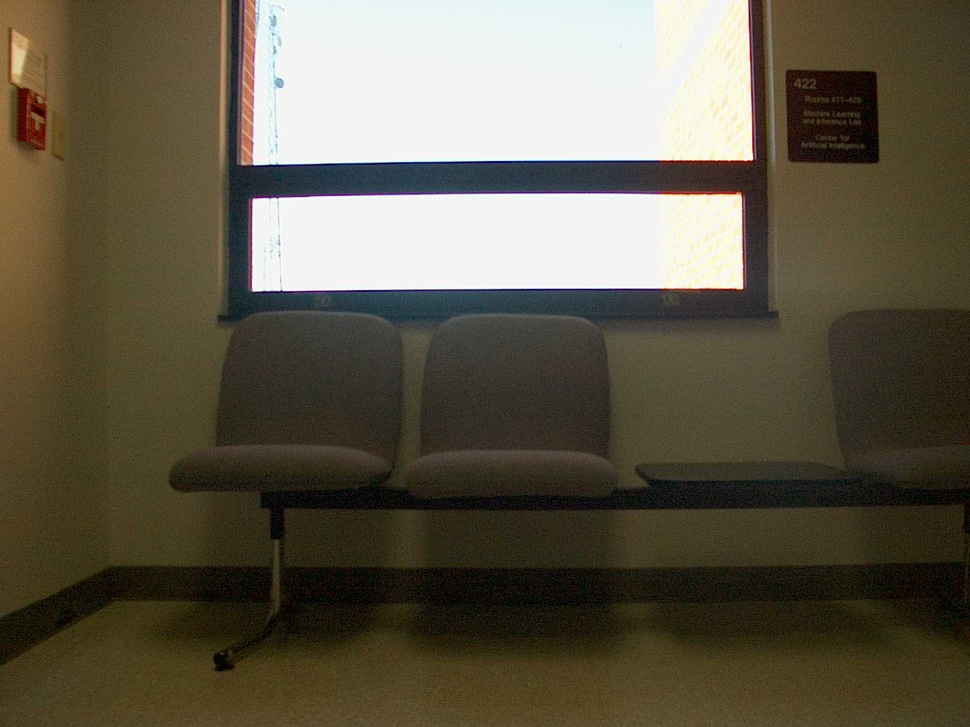
#> input picture hw3_cs682_smansur4/ST2MainHall4/ST2MainHall4001.jpg, 970 x 727 px, shrunk from 1600 x 1200 before the run; its folder holds only this picture in this run
$ python prob12345.py
#> lines starting #> are read from the running program, lines starting #| are printed output that depends on the picture; after the words box and inside, x2 and y2 are one past the last pixel; in counts of white or black regions, pixels touching at a corner belong together
import numpy as np
import cv2 as cv
from matplotlib import pyplot as plt
import glob

np.seterr(divide='ignore', invalid='ignore')

def compute_canny_gradients_hog(files):
    hogs_gray = []
    hogs_color = []
    for file in files:
            print(file)
            #------------------FILE read---------------------------------------
            # read color image
            img_color = cv.imread(file)
#> img_color is the input picture: shape (727, 970, 3); mean B, G, R 73.1, 89.9, 96.7
            # convert to gray image
            img_gray = cv.cvtColor(img_color, cv.COLOR_BGR2GRAY)
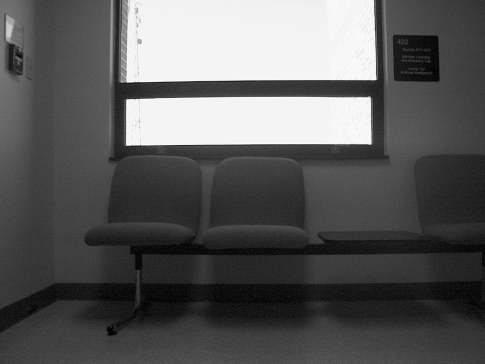
#> img_gray: shape (727, 970) (shown at 1/2 size); min 0, max 255, mean 90

            #-------------------------------------------------------------------
            # --------------------------------GRAY------------------------------
            #-------------------------------------------------------------------
            # canny edge detection for gray image
            edges_gray = cv.Canny(img_gray,100,200)
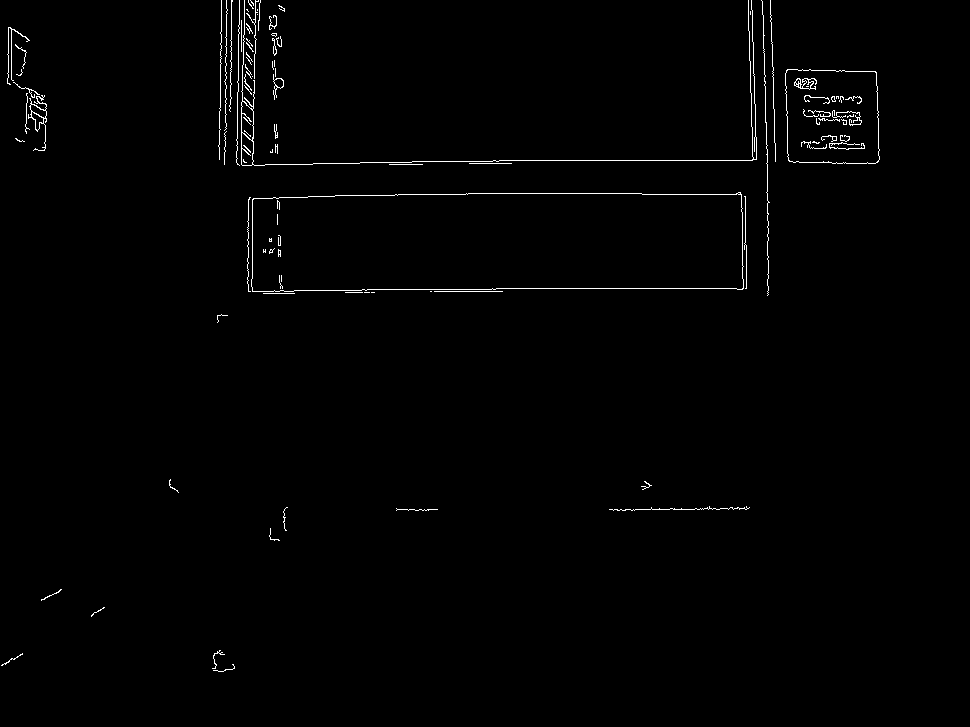
#> edges_gray: shape (727, 970); 0.94% white in thin lines or dots, all inside (x1, y1, x2, y2) = (1, 0, 880, 672)

            # gradients for gray image
            sobelx = cv.Sobel(img_gray,cv.CV_32F,1,0,ksize=5)
            sobely = cv.Sobel(img_gray,cv.CV_32F,0,1,ksize=5)
            mag, angle = cv.cartToPolar(sobelx, sobely, angleInDegrees=True)
            angle_scaled_down = np.rint(angle/10)

            # histogram of gradients
            hist, bins = np.histogram(angle_scaled_down, bins=37)
#> hist = 37 values, max 87360 at index 0, min 9362 at index 36, mean 19059.2; bins = 38 values from 0 to 36

            # append in hog list
            hogs_gray.append(hist)

            #-------------------------------------------------------------------
            # --------------------------------COLOR-----------------------------
            #-------------------------------------------------------------------
            # canny edge detection for color image
            edges_color = cv.Canny(img_color,100,200)
#> edges_color: shape (727, 970); 1.1% white in thin lines or dots, all inside (x1, y1, x2, y2) = (0, 0, 930, 672)

            # gradients for color image
            sobelx = cv.Sobel(img_color,cv.CV_32F,1,0,ksize=5)
#> sobelx: shape (727, 970, 3) float32
            sobely = cv.Sobel(img_color,cv.CV_32F,0,1,ksize=5)
#> sobely: shape (727, 970, 3) float32
            mag, angle = cv.cartToPolar(sobelx, sobely, angleInDegrees=True)
#> mag: shape (727, 970, 3) float32
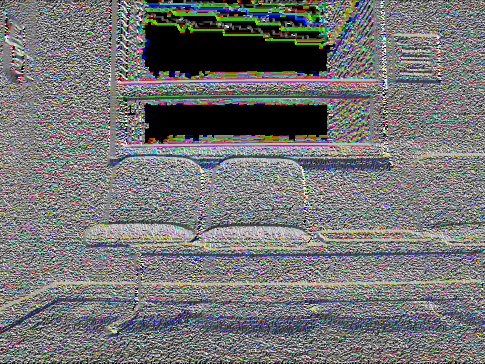
#> angle: shape (727, 970, 3) float32 (shown at 1/2 size); mean B, G, R 163.9, 164, 162.7; drawn with min black and max white

            # splitting & combining 3 channels
            b_x = sobelx[:,:,0]
            g_x = sobelx[:,:,1]
            r_x = sobelx[:,:,2]
            b_y = sobely[:,:,0]
            g_y = sobely[:,:,1]
            r_y = sobely[:,:,2]
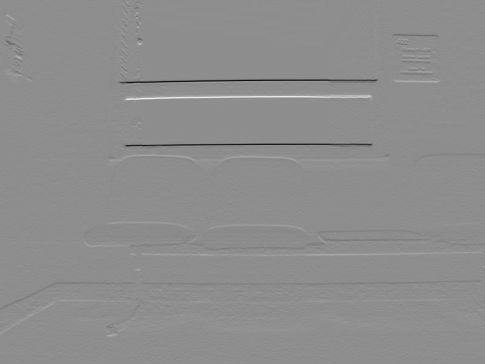
#> r_y: shape (727, 970) float32 (shown at 1/2 size); min -11120, max 8877, mean -13.5; drawn with min black and max white
            bgr_x = b_x + g_x + r_x
            bgr_y = b_y + g_y + r_y
            bgr_angle_degree = (np.arctan2(bgr_y, bgr_x) * 180 / np.pi) + 360
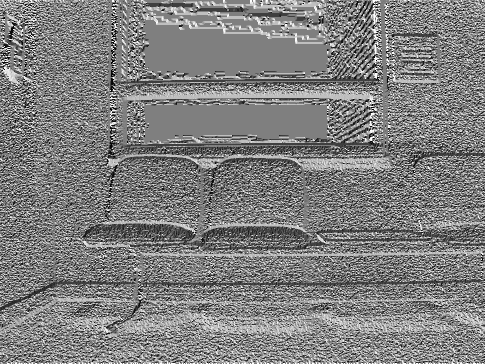
#> bgr_angle_degree: shape (727, 970) float32 (shown at 1/2 size); min 180, max 540, mean 360.4; drawn with min black and max white
            bgr_angle_final = np.rint((bgr_angle_degree % 360)/10)
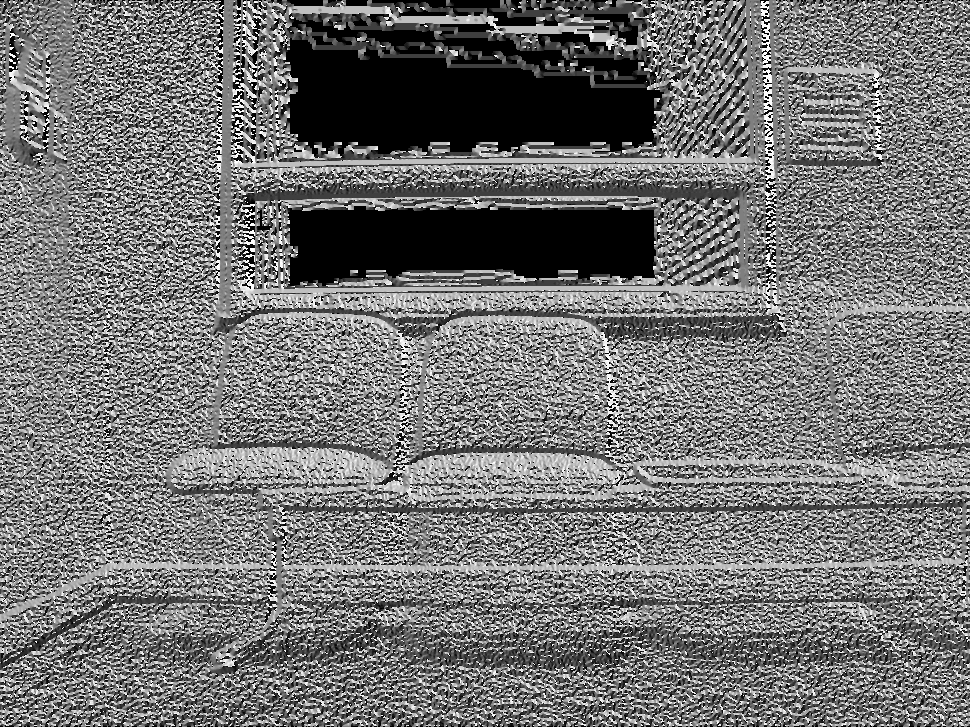
#> bgr_angle_final: shape (727, 970) float32; min 0, max 36, mean 16.3; drawn with min black and max white
            #print(bgr_angle_final)
            #print(bgr_angle_final.min())
            #print(bgr_angle_final.max())

            # histogram of gradients
            hist, bins = np.histogram(bgr_angle_final, bins=37)
#> hist = 37 values, max 72392 at index 0, min 9392 at index 36, mean 19059.2

            # append in hog list
            hogs_color.append(hist)

    return {"hogs_gray": hogs_gray, "hogs_color": hogs_color}
    #return hogs_color

def histogram_intersection(h1, h2):
    intersection_val = np.true_divide(np.sum(np.minimum(h1,h2)), np.sum(np.maximum(h1,h2)))
    return intersection_val

def histogram_chi2(h1, h2):
    chi2_val = np.nansum(np.true_divide(np.square(np.subtract(h1, h2)), np.add(h1, h2)))
    return chi2_val

# [9 lines left out: function plot, not called in this run]

def main():
    # lists for color hlistograms & chi square
    hist_intersect_color_1 = []
    hist_intersect_color_2 = []
    chi2_color_1 = []
    chi2_color_2 = []

    # lists for gray hlistograms & chi square
    hist_intersect_gray_1 = []
    hist_intersect_gray_2 = []
    chi2_gray_1 = []
    chi2_gray_2 = []

    files = [file for file in glob.glob("ST2MainHall4/" + "*")]
    files.sort()

    print("computing canny edge, image gradients & histogram of gradients for both color & gray images ... ")
    h = compute_canny_gradients_hog(files)
#> h = 2 items
    hogs_color = h["hogs_color"]
#> hogs_color = 1 item
    hogs_gray = h["hogs_gray"]
#> hogs_gray = 1 item
    print("computing histogram intersection & chi square measure ...")
    for i in range(0,99):
        for j in range(0,99):
            hist_intersect_color_2.append(histogram_intersection(hogs_color[i],hogs_color[j]))
            chi2_color_2.append(histogram_chi2(hogs_color[i],hogs_color[j]))
            hist_intersect_gray_2.append(histogram_intersection(hogs_gray[i],hogs_gray[j]))
            chi2_gray_2.append(histogram_chi2(hogs_gray[i],hogs_gray[j]))

        hist_intersect_color_1.append(hist_intersect_color_2)
        chi2_color_1.append(chi2_color_2)
        hist_intersect_gray_1.append(hist_intersect_gray_2)
        chi2_gray_1.append(chi2_gray_2)

        hist_intersect_color_2 = []
        chi2_color_2 = []
        hist_intersect_gray_2 = []
        chi2_gray_2 = []
#> this loop made 1 pass
#> after the loop, chi2_color_1 = []; chi2_gray_1 = []; hist_intersect_color_1 = []; hist_intersect_gray_1 = []

    hist_intersection_color = np.array(hist_intersect_color_1)
    chi_square_color = np.array(chi2_color_1)
    hist_intersection_gray = np.array(hist_intersect_gray_1)
    chi_square_gray = np.array(chi2_gray_1)

    '''
    # scaling
    g_max = 255
    hist_intersection_color_scaled = g_max * hist_intersection_color
    chi_square_color_scaled = g_max * (chi_square_color/max(chi_square_color.ravel()))

    plot(plt, hist_intersection_color_scaled, "Histogram intersection")
    plot(plt, chi_square_color_scaled, "Chi-squared measure")
    '''

    plot(plt, hist_intersection_color, "Histogram intersection: Color Images")
    plot(plt, chi_square_color, "Chi-squared measure: Color Images")
    plot(plt, hist_intersection_gray, "Histogram intersection: Gray Images")
    plot(plt, chi_square_gray, "Chi-squared measure: Gray Images")

#> (the run stopped early here; a loop or call above may not have finished)

$ run again, on hw3_cs682_smansur4/ST2MainHall4/ST2MainHall4008.jpg
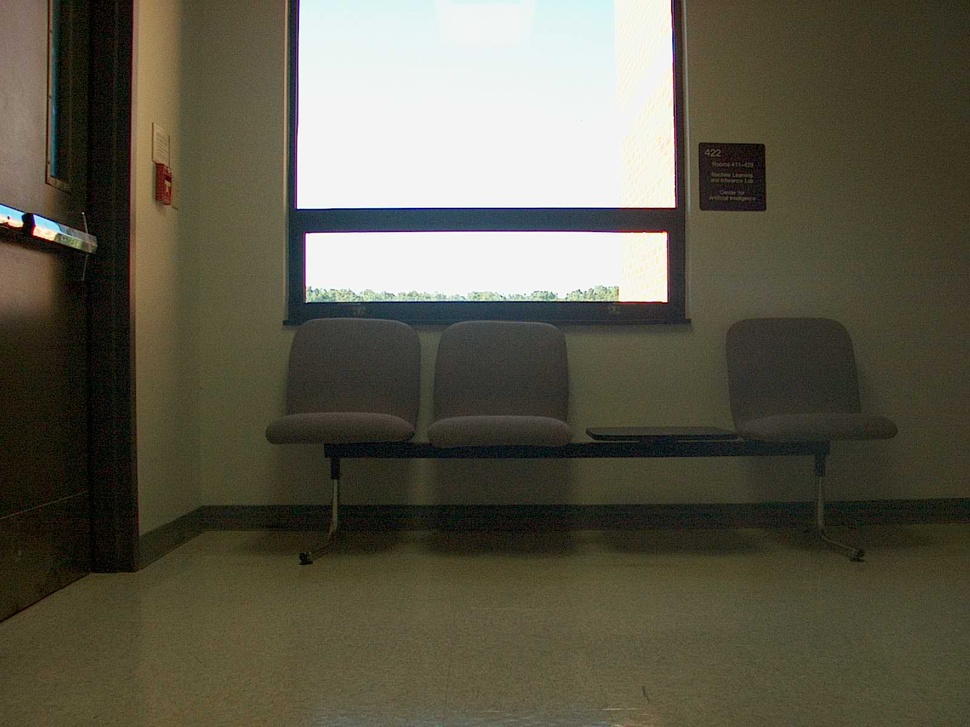
#> input picture hw3_cs682_smansur4/ST2MainHall4/ST2MainHall4008.jpg, 970 x 727 px, shrunk from 1600 x 1200 before the run
#> in compute_canny_gradients_hog, img_color is the input picture: shape (727, 970, 3); mean B, G, R 74.4, 89.9, 93.1
#> in compute_canny_gradients_hog, `edges_gray = cv.Canny(img_gray,100,200)`:
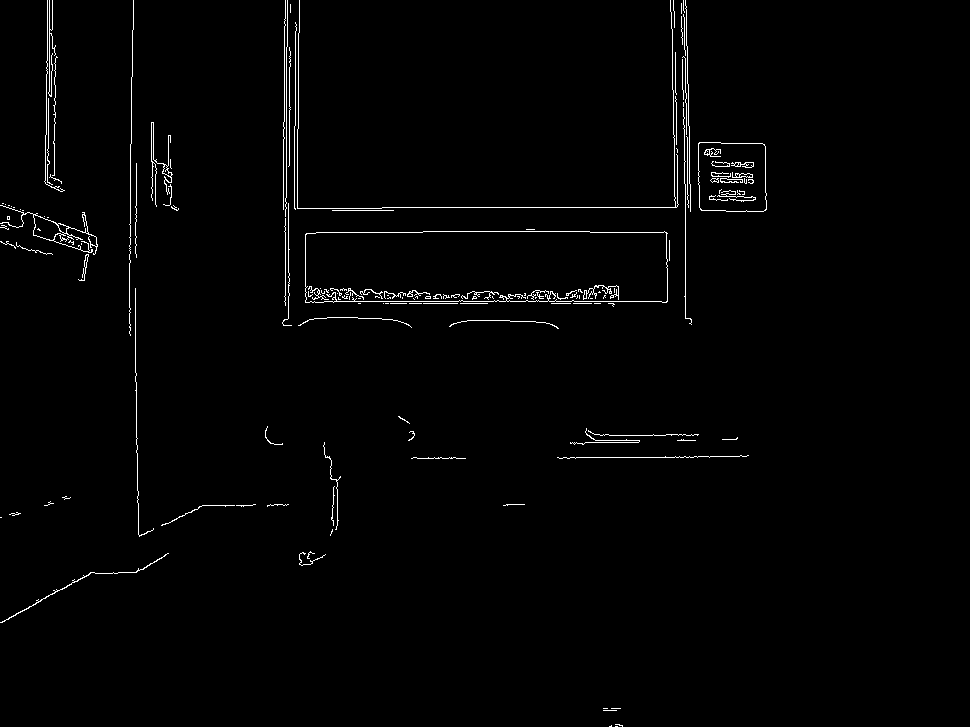
#> edges_gray: shape (727, 970); 1.3% white in thin lines or dots, all inside (x1, y1, x2, y2) = (0, 0, 767, 727)
#> in compute_canny_gradients_hog, `hist, bins = np.histogram(angle_scaled_down, bins=37)`: hist = 37 values, max 73617 at index 0, min 10140 at index 36, mean 19059.2; bins = 38 values from 0 to 36
#> edges_color: shape (727, 970); 1.5% white in thin lines or dots, all inside (x1, y1, x2, y2) = (0, 0, 866, 727)
#> in compute_canny_gradients_hog, `bgr_angle_final = np.rint((bgr_angle_degree % 360)/10)`:
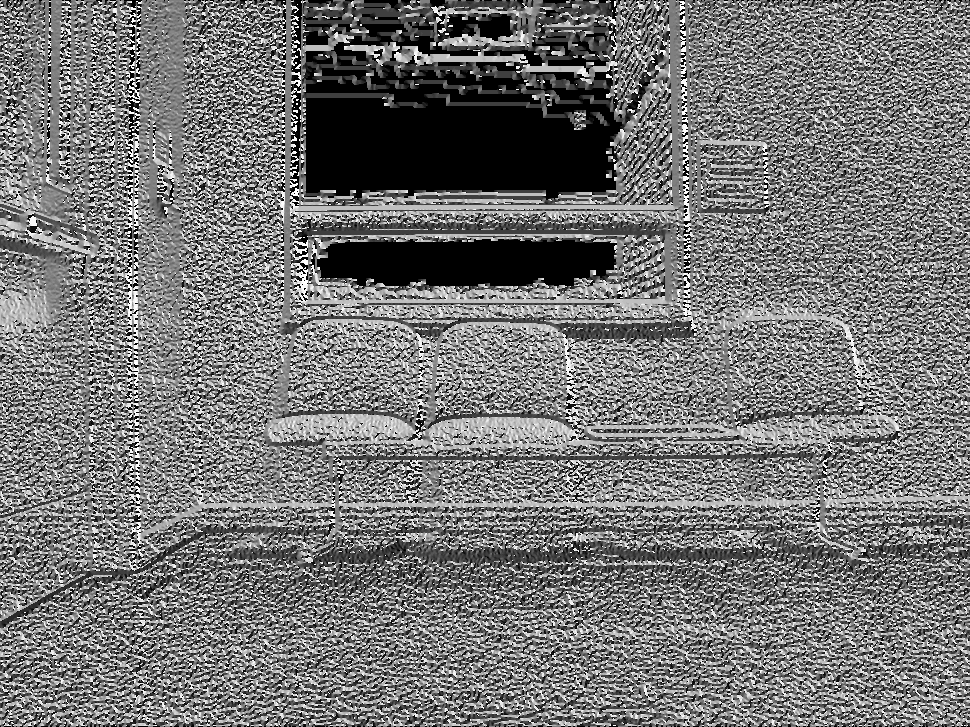
#> bgr_angle_final: shape (727, 970) float32; min 0, max 36, mean 16.5; drawn with min black and max white
#> in compute_canny_gradients_hog, `hist, bins = np.histogram(bgr_angle_final, bins=37)`: hist = 37 values, max 61243 at index 0, min 10210 at index 36, mean 19059.2
#> h = 2 items
#> hogs_color = 1 item
#> the loop in main, `for i in range(0,99):` made 1 pass
#> after the loop in main, `for i in range(0,99):`: chi2_color_1 = []

$ run again, on hw3_cs682_smansur4/ST2MainHall4/ST2MainHall4010.jpg
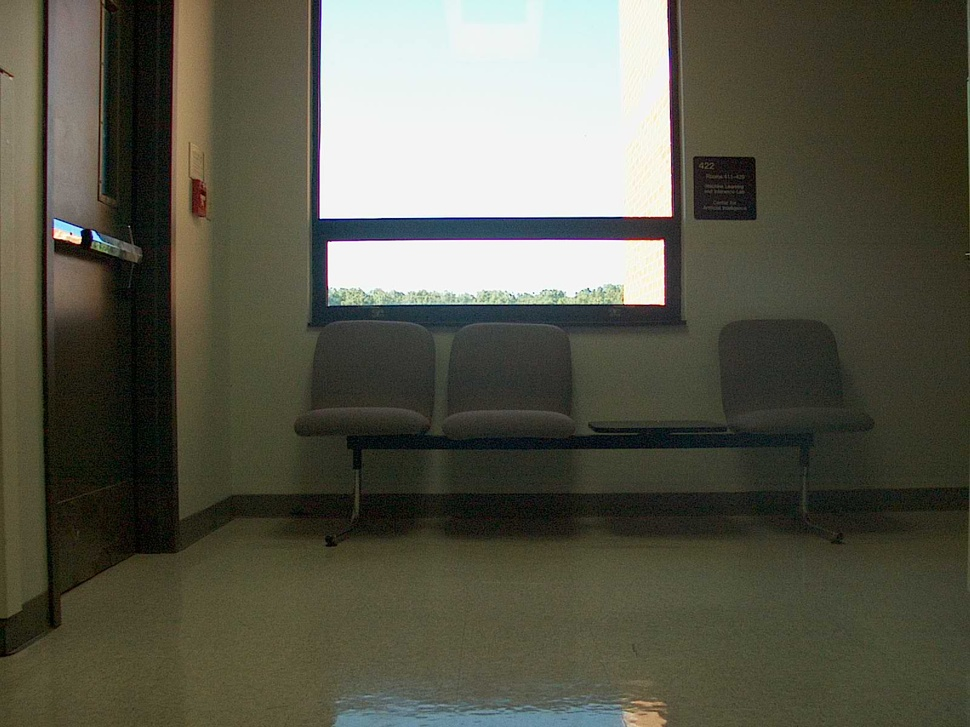
#> input picture hw3_cs682_smansur4/ST2MainHall4/ST2MainHall4010.jpg, 970 x 727 px, shrunk from 1600 x 1200 before the run
#> in compute_canny_gradients_hog, img_color is the input picture: shape (727, 970, 3); mean B, G, R 75.1, 88.9, 89.3
#> in compute_canny_gradients_hog, `edges_gray = cv.Canny(img_gray,100,200)`:
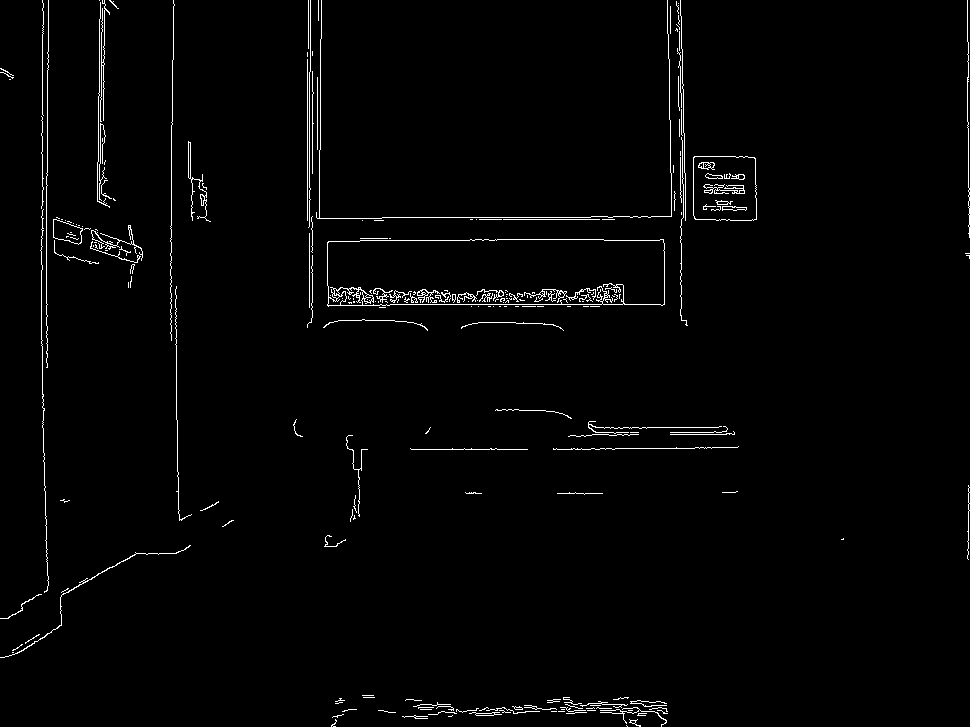
#> edges_gray: shape (727, 970); 1.7% white in thin lines or dots
#> in compute_canny_gradients_hog, `hist, bins = np.histogram(angle_scaled_down, bins=37)`: hist = 37 values, max 64881 at index 0, min 11219 at index 36, mean 19059.2; bins = 38 values from 0 to 36
#> edges_color: shape (727, 970); 1.9% white in thin lines or dots
#> in compute_canny_gradients_hog, `bgr_angle_final = np.rint((bgr_angle_degree % 360)/10)`:
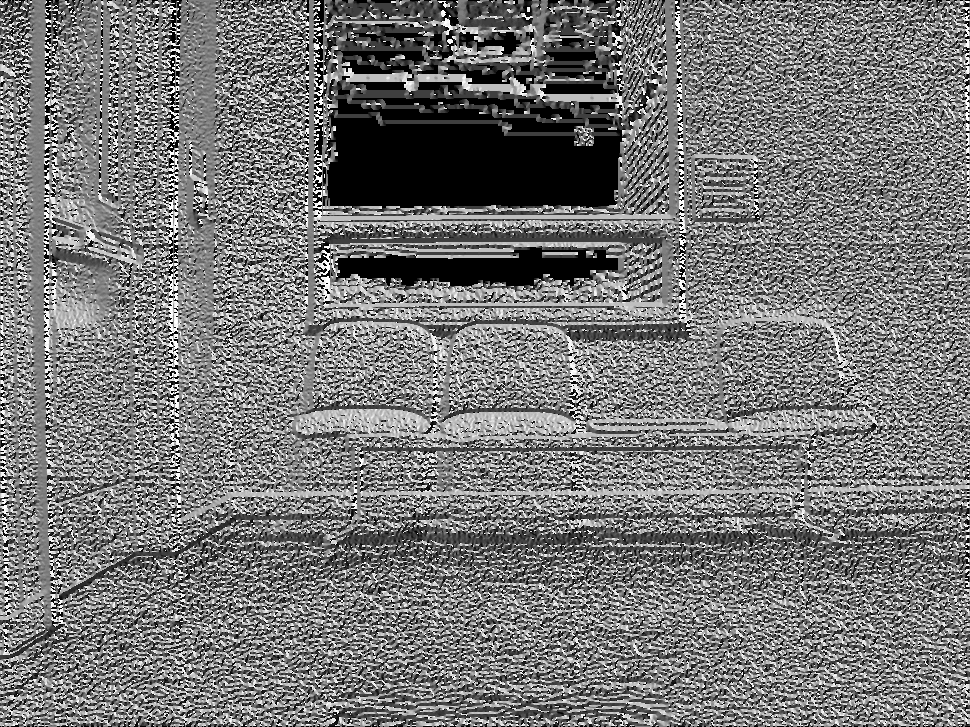
#> bgr_angle_final: shape (727, 970) float32; min 0, max 36, mean 16.7; drawn with min black and max white
#> in compute_canny_gradients_hog, `hist, bins = np.histogram(bgr_angle_final, bins=37)`: hist = 37 values, max 51858 at index 0, min 11653 at index 36, mean 19059.2
#> h = 2 items
#> hogs_color = 1 item
#> the loop in main, `for i in range(0,99):` made 1 pass
#> after the loop in main, `for i in range(0,99):`: chi2_color_1 = []
